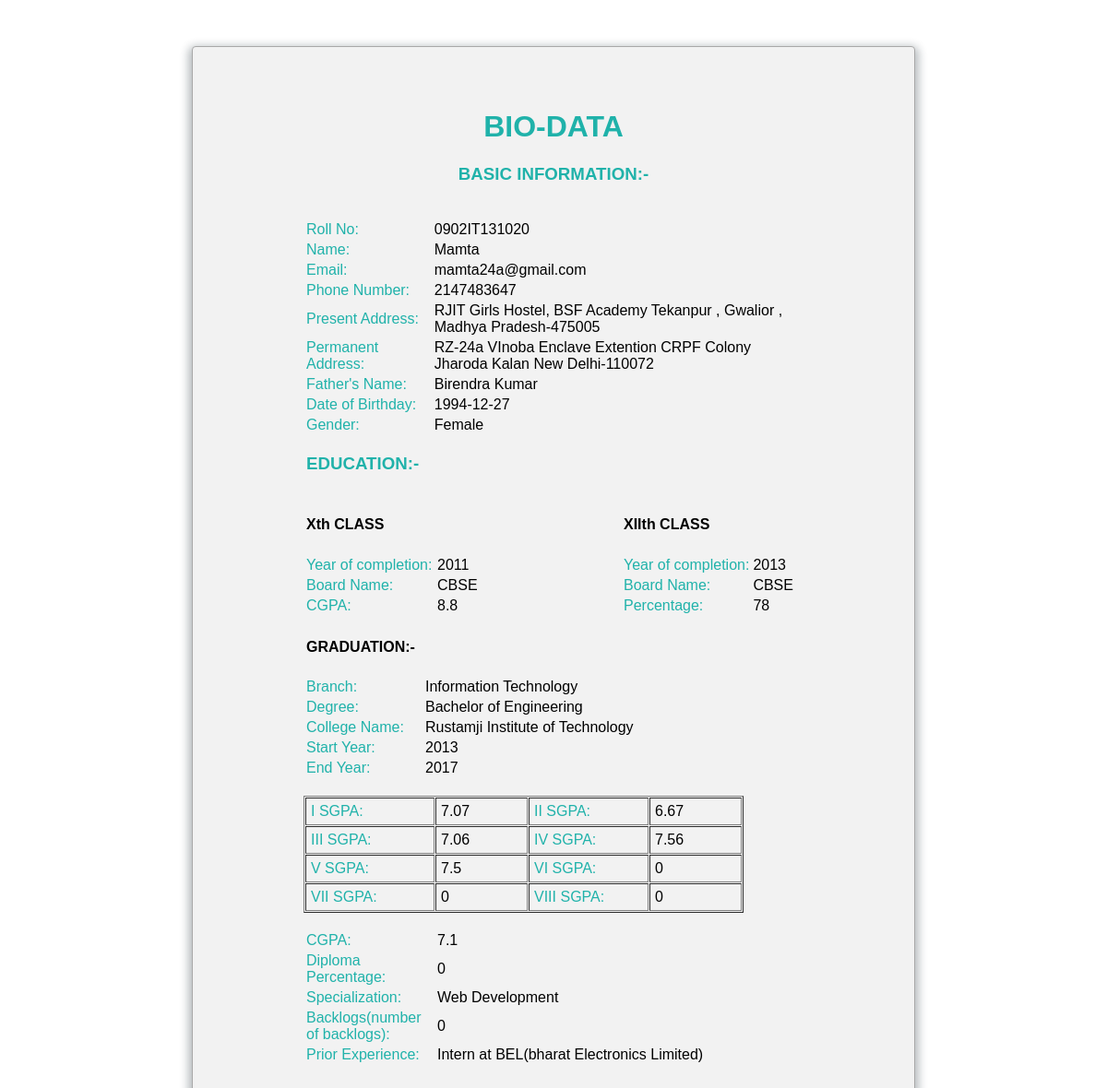
Page /loginmodal/student/bio/bioout.php (signed in) on the committed database.
### tables this page shows
CREATE TABLE IF NOT EXISTS `bio` (
  `roll` varchar(12) NOT NULL,
  `name` varchar(20) NOT NULL,
  `email` varchar(20) NOT NULL,
  `ph` varchar(13) NOT NULL,
  `presentadd` varchar(200) NOT NULL,
  `permanentadd` varchar(200) NOT NULL,
  `fname` varchar(20) NOT NULL,
  `dob` date NOT NULL,
  `gender` varchar(10) NOT NULL,
  `yrofcomp` int(4) NOT NULL,
  `bn` varchar(10) NOT NULL,
  `cgpa` float NOT NULL,
  `yoc` int(4) NOT NULL,
  `bn2` varchar(20) NOT NULL,
  `prcnt` float NOT NULL,
  `branch` varchar(50) NOT NULL,
  `degree` varchar(50) NOT NULL,
  `cn` text NOT NULL,
  `sy` int(11) NOT NULL,
  `ey` int(11) NOT NULL,
  `sgpa1` float NOT NULL,
  `sgpa2` float NOT NULL,
  `sgpa3` float NOT NULL,
  `sgpa4` float NOT NULL,
  `sgpa5` float NOT NULL,
  `sgpa6` float NOT NULL,
  `sgpa7` float NOT NULL,
  `sgpa8` float NOT NULL,
  `cgpa3` float NOT NULL,
  `dp` float NOT NULL,
  `spcl` varchar(100) NOT NULL,
  `bl` int(2) NOT NULL,
  `ex` varchar(300) NOT NULL,
  `img` text NOT NULL
);

### loginmodal/student/bio/bioout.php (the view, shortened to what this page needs)
<?php
if(!isset($_SESSION['email']))
{
 header("location:login.php");
}
else {
?>
<!doctype html>
<html>
  <head>
  </head>
  <body>
      <div>
    <?php
        $con=mysql_connect("localhost","root","");
        $sql="SELECT * FROM bio WHERE email='".$_SESSION['email']."'  ";
        $myData = mysql_query($sql,$con);
		 while($record = mysql_fetch_array($myData)){
             $roll = $record['roll'];
			 $name = $record['name'];
             $email = $record['email'];
			 $ph = $record['ph'];
		     $presentadd = $record['presentadd'];
			 $permanentadd = $record['permanentadd'];
		     $fname = $record['fname'];
			 $dob = $record['dob'];
		     $gender = $record['gender'];
			 $yrofcomp = $record['yrofcomp'];
		     $bn = $record['bn'];
			 $cgpa = $record['cgpa'];
		     $yoc = $record['yoc'];
			 $bn2 = $record['bn2'];
		     $prcnt = $record['prcnt'];
			 $branch = $record['branch'];
		     $degree = $record['degree'];
	    	 $cn = $record['cn'];
		     $sy = $record['sy'];
			 $ey = $record['ey'];
		     $sgpa1 = $record['sgpa1'];
			 $sgpa2 = $record['sgpa2'];
		     $sgpa3 = $record['sgpa3'];
			 $sgpa4 = $record['sgpa4'];
		     $sgpa5 = $record['sgpa5'];
			 $sgpa6 = $record['sgpa6'];
		     $sgpa7 = $record['sgpa7'];
			 $sgpa8 = $record['sgpa8'];
		     $cgpa3 = $record['cgpa3'];
			 $dp = $record['dp'];
		     $spcl = $record['spcl'];
			 $bl = $record['bl'];
		     $ex = $record['ex'];
        ?>
      <h1 style="color:lightseagreen" align="center"><br>BIO-DATA</h1>
	    <h3 style="color:lightseagreen" align="center">BASIC INFORMATION:-</h3><br>
          <table><tr><td><label>Roll No:</label></td><td><?php echo $roll; ?></td></tr>
   <tr><td><label>Name:</label></td><td><?php echo $name; ?></td></tr>
     <tr><td><label>Email:</label></td><td> <?php echo $email; ?></td></tr>
     <tr><td>	 <label>Phone Number:</label></td> <td><?php echo $ph; ?></td></tr>
      <tr><td><label>Present Address:</label></td><td><?php echo $presentadd; ?></td></tr>
	  <tr><td><label>Permanent Address:</label></td><td><?php echo $permanentadd; ?></td></tr>
      <tr><td><label>Father's Name:</label></td><td><?php echo $fname; ?></td></tr>
	  <tr><td><label>Date of Birthday:</label></td><td><?php echo $dob; ?></td></tr>
	  <tr><td><label>Gender:</label></td><td><?php echo $gender; ?></td><//tr>
		   <tr><td><label><h3 style="color:lightseagreen">EDUCATION:-</h3></label></td></tr>
		  <table > <col width="140">
  <col width="200">
		   <tr><td><h4>Xth CLASS</h4></td><td></td>   <td><h4>XIIth CLASS</h4></td><td></td></tr>
		   <tr><td><label>Year of completion:</label></td><td><?php echo $yrofcomp;?></td>  <td><label>Year of completion:</label></td><td><?php echo $yoc; ?></td></tr>
           <tr><td><label>Board Name:</label></td><td><?php echo $bn; ?></td><td><label>Board Name:</label></td><td><?php echo $bn2; ?><br></td></tr>
            <tr><td><label>CGPA:</label></td><td><?php echo $cgpa; ?></td>
		   <td> <label>Percentage:</label></td><td><?php echo $prcnt; ?><br></td></tr></table>
           <table><col width="140">
  <col width="1000">
		   <tr><td><h4>GRADUATION:-</h4></td></tr>
             <tr><td><label>Branch:</label></td><td><?php echo $branch; ?><br></td></tr>
			 <tr><td><label>Degree:</label></td><td><?php echo $degree; ?><br></td></tr>
	        <tr><td><label>College Name:</label></td><td><?php echo $cn; ?><br></td></tr>
           	<tr><td><label>Start Year:</label></td><td><?php echo $sy; ?><br></td></tr>
            <tr><td><label>End Year:</label></td><td><?php echo $ey; ?><br></td></tr></table><br>
			 <table  border='1' align='' cellspacing="1" cellpadding="5">  <col width="140">
  <col width="100">
			  <tr><td><label>I SGPA:</label></td><td><?php echo $sgpa1; ?></td>
			      <td><label>II SGPA:</label></td><td><?php echo $sgpa2; ?></td></tr> <col width="130">
  <col width="100">
			  <tr><td><label>III SGPA:</label></td><td><?php echo $sgpa3; ?></td>
	             <td><label>IV SGPA:</label></td><td><?php echo $sgpa4; ?></td></tr>
			  <tr><td><label>V SGPA:</label></td><td><?php echo $sgpa5; ?></td>
			     <td><label>VI SGPA:</label></td><td><?php echo $sgpa6; ?></td></tr>
			  <tr><td><label>VII SGPA:</label></td><td><?php echo $sgpa7; ?></td>
                 <td><label>VIII SGPA:</label></td><td><?php echo $sgpa8; ?></td></tr>
			 </table>	  <br>
		 <table> <col width="140">
		 <tr><td><label>CGPA:</label></td><td><?php echo $cgpa3; ?></td></tr>
		  <tr><td> <label>Diploma Percentage:</label></td><td>
		   <?php echo $dp; ?></td></tr>
		  <tr><td> <label>Specialization:</label></td><td>
		   <?php echo $spcl; ?></td></tr>
		   <tr><td><label>Backlogs(number of backlogs):</label></td><td>
		   <?php echo $bl; ?></td></tr>
		  <tr><td> <label>Prior Experience:</label></td><td>
		  <?php echo $ex; ?></td></tr>	 </table>
	<?php } ?>
	  </div>
  </body>
</html>
<?php } ?>

### loginmodal/student/bio/bioout.php (style rules this page uses)
div { border:1px solid; border-color:darkgrey; border-radius: 5px; background-color: #f2f2f2; padding: 120px; padding-top: 10px; padding-bottom: 80px; margin:200px; margin-top:50px; margin-bottom:50px; font-family: 'Titillium Web', sans-serif; border-radius: 4px; box-shadow: 0 4px 10px 4px rgba(19, 35, 47, 0.3); }
label { color:lightseagreen }

### rows in the picture
bio: roll "0902IT131020", name "Mamta", email "mamta24a@gmail.com", ph "2147483647", presentadd "RJIT Girls Hostel, BSF Academy Tekanpur , Gwalior , Madhya Pradesh-475005", permanentadd "RZ-24a VInoba Enclave Extention CRPF Colony Jharoda Kalan New Delhi-110072", fname "Birendra Kumar", dob "1994-12-27", gender "Female", yrofcomp "2011", yoc "2013", bn "CBSE", bn2 "CBSE", cgpa "8.8", prcnt "78", branch "Information Technology", degree "Bachelor of Engineering", cn "Rustamji Institute of Technology", sy "2013", ey "2017", sgpa1 "7.07", sgpa2 "6.67", sgpa3 "7.06", sgpa4 "7.56", sgpa5 "7.5", sgpa6 "0", sgpa7 "0", sgpa8 "0", cgpa3 "7.1", dp "0", spcl "Web Development", bl "0", ex "Intern at BEL(bharat Electronics Limited)"
